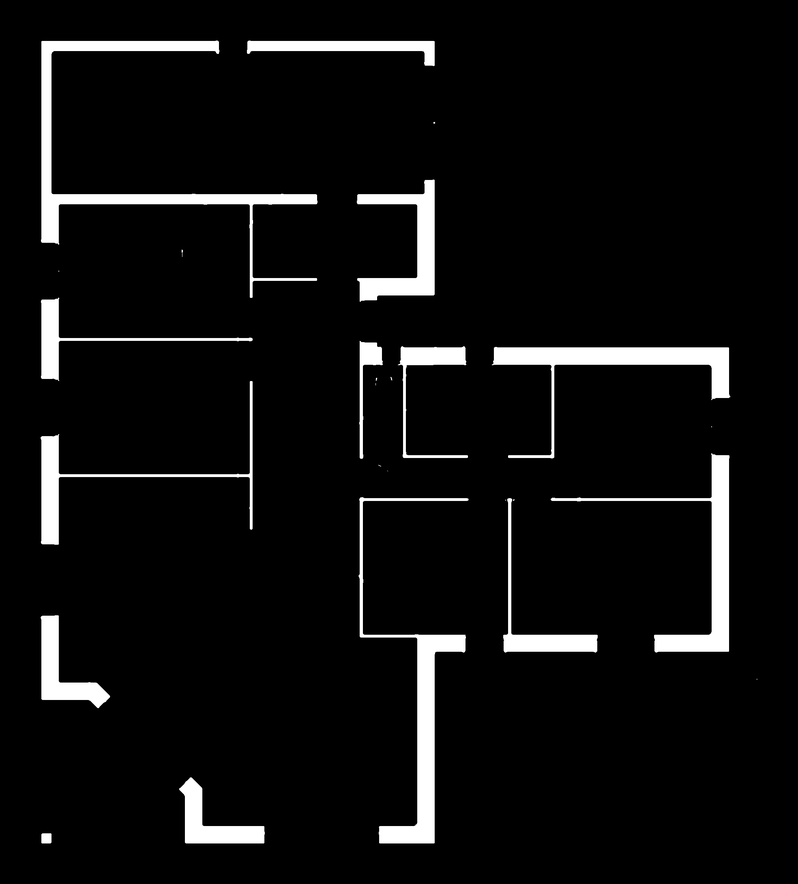
#> input picture data/PNG/crop_and_pad/IIa_AP3301.png, 798 x 884 px, shrunk from 1968 x 2181 before the run; its folder holds only this picture in this run
$ jupyter execute detect_junction.ipynb
#> lines starting #> are read from the running program, lines starting #| are printed output that depends on the picture; after the words box and inside, x2 and y2 are one past the last pixel; in counts of white or black regions, pixels touching at a corner belong together
[cell 1]
import glob

images_path = glob.glob("../data/PNG/crop_and_pad/*")

[cell 2]
import cv2
from matplotlib import pyplot as plt

img = cv2.imread(images_path[0], cv2.IMREAD_GRAYSCALE)
#> img is the input picture: shape (884, 798); min 0, max 255, mean 15.4
_, binary = cv2.threshold(img, 127, 255, cv2.THRESH_BINARY)
#> binary: shape (884, 798); 6.1% white; 20 white regions (6 under 20 px), largest, box (x1, y1, x2, y2) and area: (41, 41, 318, 298) 7178, (359, 497, 469, 843) 5827, (492, 347, 730, 458) 5215
plt.imshow(img, cmap="gray")
plt.show()

[cell 3]
import numpy as np
from itertools import combinations


def detect_junctions_lsd(binary_image, skeleton):
    # Use LSD on the skeleton (or the binary directly)
    lsd = cv2.createLineSegmentDetector(cv2.LSD_REFINE_STD)
    lines, _, _, _ = lsd.detect(skeleton)

    if lines is None:
        return []

    lines = lines.reshape(-1, 4)  # [x1, y1, x2, y2]

    # ── Filter very short segments (noise) ──
    seg_lengths = np.sqrt(
        (lines[:, 2] - lines[:, 0]) ** 2 + (lines[:, 3] - lines[:, 1]) ** 2
    )
    lines = lines[seg_lengths > 20]

    # ── Compute pairwise intersections ──
    junctions = []
    for l1, l2 in combinations(lines, 2):
        pt = line_intersection(l1, l2)
        if pt is None:
            continue
        x, y = pt

        # Keep only intersections near both segments AND on/near the wall
        if (
            point_near_segment(pt, l1, tol=15)
            and point_near_segment(pt, l2, tol=15)
            and is_on_wall(pt, binary_image, radius=5)
        ):
            junctions.append((int(x), int(y)))

    return junctions


def line_intersection(l1, l2):
    """Intersection of two line segments treated as infinite lines."""
    x1, y1, x2, y2 = l1
    x3, y3, x4, y4 = l2
    denom = (x1 - x2) * (y3 - y4) - (y1 - y2) * (x3 - x4)
    if abs(denom) < 1e-6:
        return None  # parallel
    t = ((x1 - x3) * (y3 - y4) - (y1 - y3) * (x3 - x4)) / denom
    x = x1 + t * (x2 - x1)
    y = y1 + t * (y2 - y1)
    return (x, y)


def point_near_segment(pt, seg, tol=10):
    """Distance from point to line segment ≤ tol."""
    x, y = pt
    x1, y1, x2, y2 = seg
    dx, dy = x2 - x1, y2 - y1
    if dx == 0 and dy == 0:
        return False
    t = max(0, min(1, ((x - x1) * dx + (y - y1) * dy) / (dx * dx + dy * dy)))
    proj_x, proj_y = x1 + t * dx, y1 + t * dy
    return np.hypot(x - proj_x, y - proj_y) <= tol


def is_on_wall(pt, binary, radius=5):
    """Check if intersection point is actually inside/near wall pixels."""
    x, y = int(pt[0]), int(pt[1])
    h, w = binary.shape
    if not (0 <= x < w and 0 <= y < h):
        return False
    y1, y2 = max(0, y - radius), min(h, y + radius)
    x1, x2 = max(0, x - radius), min(w, x + radius)
    return np.any(binary[y1:y2, x1:x2] > 0)


def detect_junctions_polygon(binary):
    contours, _ = cv2.findContours(binary, cv2.RETR_EXTERNAL, cv2.CHAIN_APPROX_NONE)

    junctions = []
    for cnt in contours:
        if cv2.contourArea(cnt) < 500:  # skip tiny noise
            continue

        # Adaptive epsilon based on perimeter
        epsilon = 0.005 * cv2.arcLength(cnt, closed=True)
        approx = cv2.approxPolyDP(cnt, epsilon, closed=True)

        for point in approx:
            junctions.append(tuple(point[0]))

    return junctions

[cell 4]
# ── Step 1: Crop matplotlib border/axes ──
# Find bounding box of ALL white pixels, then add margin to exclude axis ticks
coords = np.column_stack(np.where(binary > 0))
#> coords = 42774 pairs, first value 41 to 842, second value 41 to 729
y_min, x_min = coords.min(axis=0)
#> y_min = 41; x_min = 41
y_max, x_max = coords.max(axis=0)
#> y_max = 842; x_max = 729

[cell 5]
# Add small padding inward to exclude the outermost axis line
margin = -10
cropped = binary[y_min + margin : y_max - margin, x_min + margin : x_max - margin]
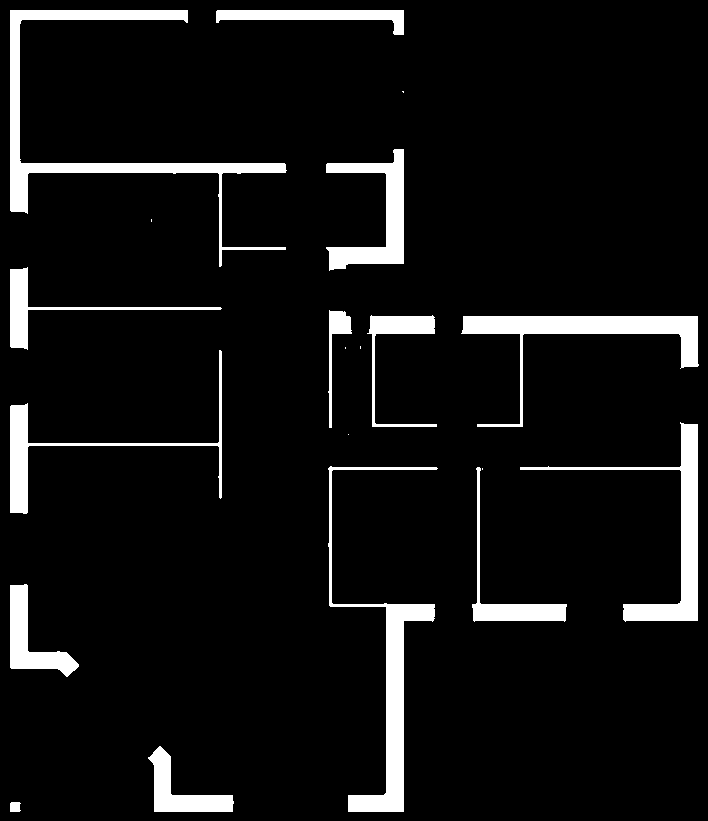
#> cropped: shape (821, 708); 7.4% white; 20 white regions (6 under 20 px), largest, box (x1, y1, x2, y2) and area: (10, 10, 287, 267) 7178, (328, 466, 438, 812) 5827, (461, 316, 699, 427) 5215

# ── Step 2: Remove small isolated noise dots ──
# Use area filtering via connected components
num_labels, labels, stats, _ = cv2.connectedComponentsWithStats(cropped, connectivity=8)
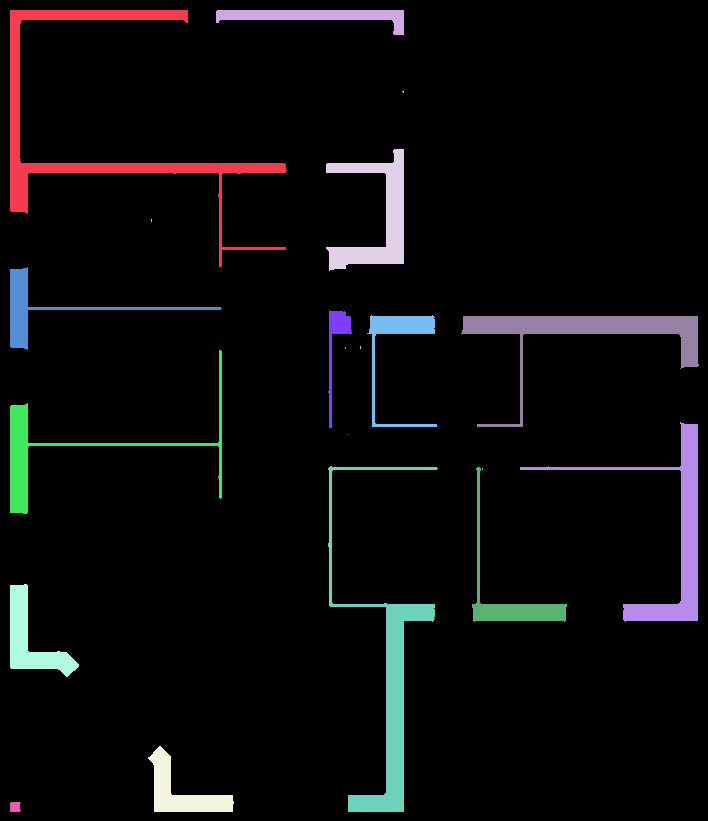
#> labels: shape (821, 708) int32; 21 distinct labels, from 0 to 20; one colour per label, 0 black
#> num_labels = 21; stats = 21 rows, first 6: [0, 0, 708, 821, 538494], [10, 10, 277, 257, 7178], [216, 10, 188, 25, 2046], [402, 91, 2, 2, 3], [326, 149, 78, 122, 3633], [151, 219, 1, 3, 3]

# Calculate median area of components (floor plan walls will be large)
areas = stats[1:, cv2.CC_STAT_AREA]  # skip background
#> areas = 20 values, max 7178 at index 0, min 1 at index 13, mean 2138.7

# Keep only components larger than threshold
# Use 1% of image area as minimum, or median-based threshold
min_area = max(100, np.median(areas) * 0.5) if len(areas) > 0 else 100
#> min_area = 1005

cleaned = np.zeros_like(cropped)
for label_id in range(1, num_labels):
    if stats[label_id, cv2.CC_STAT_AREA] >= min_area:
        cleaned[labels == label_id] = 255

plt.imshow(cleaned, cmap="gray")
plt.show()

[cell 6]
from skimage.morphology import skeletonize
from skimage import img_as_bool

# Skeletonize
skeleton = skeletonize(img_as_bool(cleaned))
#> skeleton: shape (821, 708) bool; 0.7% white in thin lines or dots
skeleton = (skeleton * 255).astype(np.uint8)
#> skeleton: shape (821, 708); 0.7% white in thin lines or dots
plt.imshow(skeleton, cmap="gray")
plt.show()

[cell 7]
from sklearn.cluster import DBSCAN


def cluster_junctions(coords, eps=10):
    if len(coords) == 0:
        return []
    clustering = DBSCAN(eps=eps, min_samples=1).fit(coords)
    junctions = []
    for label in set(clustering.labels_):
        cluster = coords[clustering.labels_ == label]
        centroid = cluster.mean(axis=0).astype(int)
        junctions.append(tuple(centroid))
    return junctions

[cell 8]
def detect_all_junctions_combined(binary, skeleton):
    sources = []

    # 1. Skeleton branch points (T/X junctions, any angle)
    skel_bin = (skeleton > 0).astype(np.uint8)
    kernel = np.ones((3, 3), np.uint8)
    kernel[1, 1] = 0
    neighbors = cv2.filter2D(skel_bin, -1, kernel)
    branch = np.column_stack(np.where((skel_bin == 1) & (neighbors >= 3)))[:, ::-1]
#> branch = 48 pairs, first value 18 to 689, second value 167 to 613
    sources.extend(branch.tolist())

    # 2. Polygon vertices from contours (corners at any angle)
    sources.extend(detect_junctions_polygon(binary))
#> in detect_junctions_polygon, `contours, _ = cv2.findContours(binary, cv2.RETR_EXTERNAL, cv2.CHAIN_AP..`: contours = 20 contours, 6 with area under 20; largest, box (x1, y1, x2, y2) and area: (41, 41, 318, 298) 6380, (359, 497, 469, 843) 5240, (492, 347, 730, 458) 4795, (551, 453, 729, 653) 4400, (357, 180, 435, 302) 3380
#> the loop in detect_junctions_polygon, `for cnt in contours:` made 20 passes
#> epsilon on passes 2, 3, 5, 6, 8, 9, 12, 13: 1.41, 1.5, 2.47, 5.92, 4.32, 4.63, 4.22, 2.38
#> after the loop in detect_junctions_polygon, `for cnt in contours:`: junctions = 130 pairs, first value 41 to 729, second value 41 to 842

    # 3. LSD intersections (catches diagonal-meets-orthogonal joins)
    sources.extend(detect_junctions_lsd(binary, skeleton))
#> in detect_junctions_lsd, `lines, _, _, _ = lsd.detect(skeleton)`: lines = 116 rows, first 6: [686.9, 322.8, 470.6, 322.8], [218.9, 169.4, 218.9, 263.1], [689.9, 608.1, 689.9, 431.9], [16.59, 416.9, 16.6, 500.6], [16.62, 276.9, 16.64, 338.1], [392.8, 611.9, 392.8, 800.6]
#> in detect_junctions_lsd, `seg_lengths = np.sqrt( (lines[:, 2] - lines[:, 0]) ** 2 + (lines[:, 3]..`: seg_lengths = 116 values, max 256.2 at index 26, min 8.78 at index 33, mean 68.06
#> in detect_junctions_lsd, `lines = lines[seg_lengths > 20]`: lines = 80 rows, first 6: [686.9, 322.8, 470.6, 322.8], [218.9, 169.4, 218.9, 263.1], [689.9, 608.1, 689.9, 431.9], [16.59, 416.9, 16.6, 500.6], [16.62, 276.9, 16.64, 338.1], [392.8, 611.9, 392.8, 800.6]
#> the loop in detect_junctions_lsd, `for l1, l2 in combinations(lines, 2):` made 3160 passes
#> l2 on passes 25 to 27: [279.4, 165.5, 23.12, 165.5], [391.9, 253.9, 336.9, 253.9], [371.6, 333.1, 371.6, 423.1]

    # Merge duplicates
    return cluster_junctions(np.array(sources), eps=15)
#> the loop in cluster_junctions, `for label in set(clustering.labels_):` made 107 passes

[cell 9]
def visualize_numbered(binary, junctions, save_path=None, visualize=True):
#> called with visualize = True
    vis = cv2.cvtColor(binary, cv2.COLOR_GRAY2BGR)

    for i, (x, y) in enumerate(junctions):
        x, y = int(x), int(y)
        cv2.circle(vis, (x, y), 10, (0, 0, 255), -1)
        cv2.putText(
            vis,
            str(i),
            (x + 15, y - 10),
            cv2.FONT_HERSHEY_SIMPLEX,
            0.7,
            (0, 255, 255),
            2,
        )
#> this loop made 107 passes
#> (x, y) on passes 1 to 8: (220, 167), (18, 171), (394, 171), (220, 248), (337, 255), (18, 308), (521, 324), (374, 337)
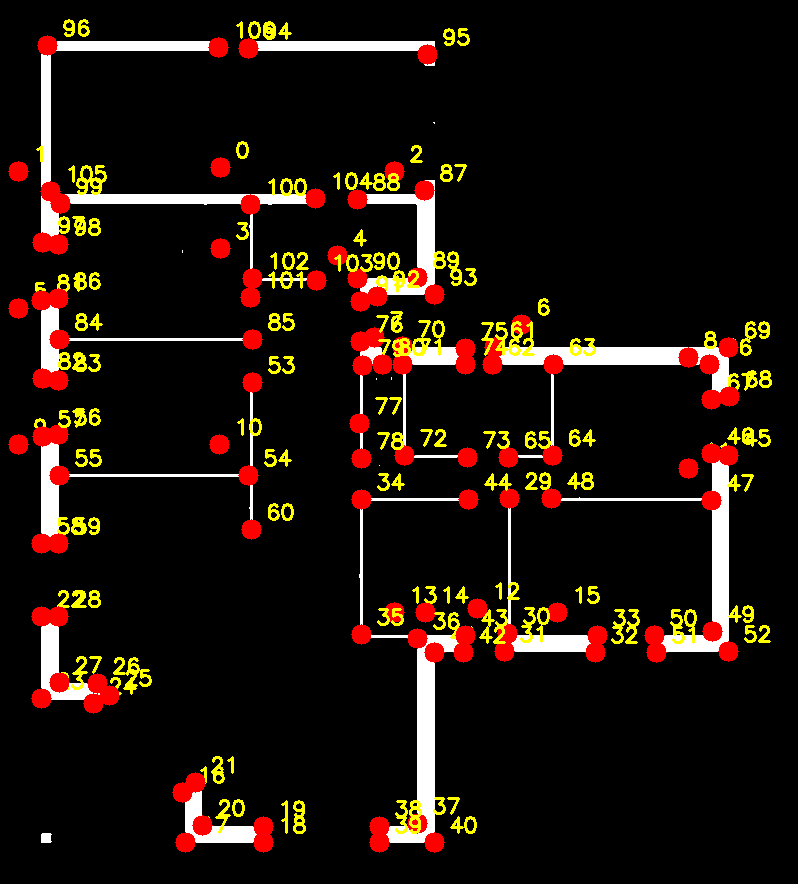
#> vis: shape (884, 798, 3); mean B, G, R 11.4, 19.3, 31

    if save_path:
        cv2.imwrite(save_path, vis)

    if visualize:
        plt.figure(figsize=(15, 10))
        plt.imshow(cv2.cvtColor(vis, cv2.COLOR_BGR2RGB))
        plt.title(f"Junctions: {len(junctions)}")
        plt.axis("off")
        plt.show()

[cell 10]
junctions = detect_all_junctions_combined(binary, skeleton)
visualize_numbered(binary, junctions)

[cell 11]
import os
from pathlib import Path

output_dir = "../data/PNG/junctions"
os.makedirs(output_dir, exist_ok=True)
for img_path in images_path:
    fname = os.path.basename(img_path)
    new_path = Path(output_dir, fname)
    img = cv2.imread(img_path, cv2.IMREAD_GRAYSCALE)
    _, binary = cv2.threshold(img, 127, 255, cv2.THRESH_BINARY)
    coords = np.column_stack(np.where(binary > 0))
    y_min, x_min = coords.min(axis=0)
    y_max, x_max = coords.max(axis=0)

    # Add small padding inward to exclude the outermost axis line
    margin = 0
    cropped = binary[y_min + margin : y_max - margin, x_min + margin : x_max - margin]
#> cropped: shape (801, 688); 7.7% white; 20 white regions (6 under 20 px), largest, box (x1, y1, x2, y2) and area: (0, 0, 277, 257) 7178, (318, 456, 428, 801) 5771, (451, 306, 688, 417) 5213

    # ── Step 2: Remove small isolated noise dots ──
    # Use area filtering via connected components
    num_labels, labels, stats, _ = cv2.connectedComponentsWithStats(
        cropped, connectivity=8
    )
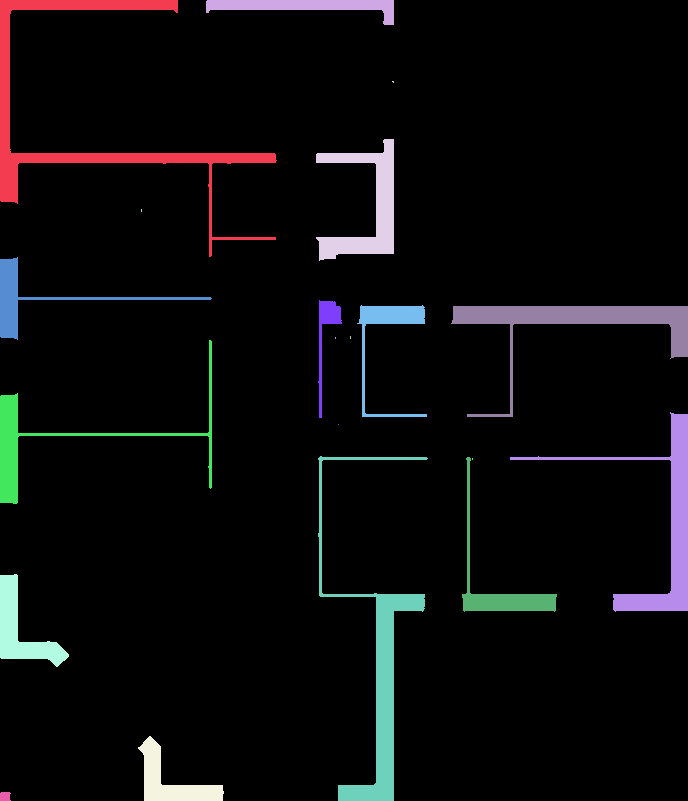
#> labels: shape (801, 688) int32; 21 distinct labels, from 0 to 20; one colour per label, 0 black

    # Calculate median area of components (floor plan walls will be large)
    areas = stats[1:, cv2.CC_STAT_AREA]  # skip background

    # Keep only components larger than threshold
    # Use 1% of image area as minimum, or median-based threshold
    min_area = max(100, np.median(areas) * 0.5) if len(areas) > 0 else 100

    cleaned = np.zeros_like(cropped)
    for label_id in range(1, num_labels):
        if stats[label_id, cv2.CC_STAT_AREA] >= min_area:
            cleaned[labels == label_id] = 255
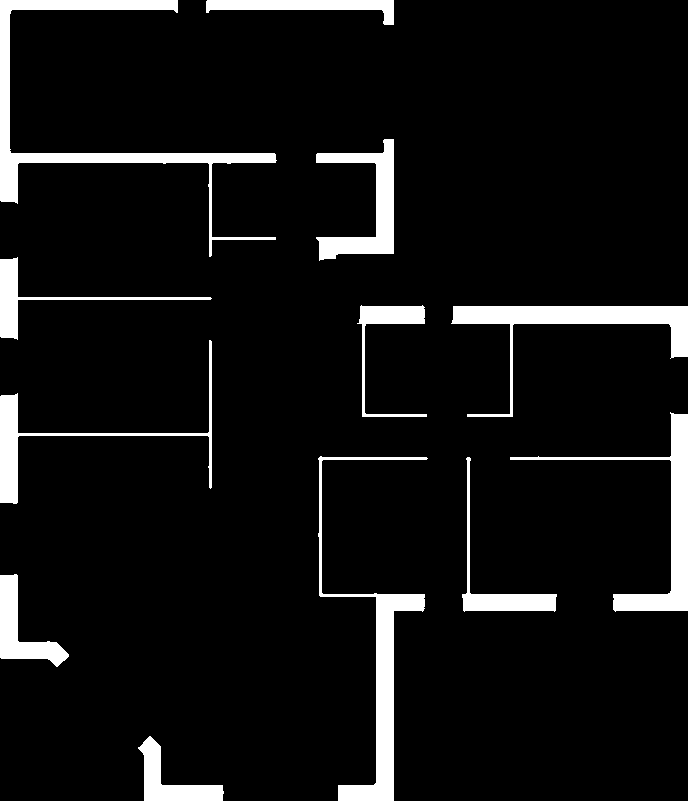
#> cleaned: shape (801, 688); 7.6% white; 12 white regions, largest, box (x1, y1, x2, y2) and area: (0, 0, 277, 257) 7178, (318, 456, 428, 801) 5771, (451, 306, 688, 417) 5213

    skeleton = skeletonize(img_as_bool(cleaned))
#> skeleton: shape (801, 688) bool; 0.74% white in thin lines or dots
    skeleton = (skeleton * 255).astype(np.uint8)
#> skeleton: shape (801, 688); 0.74% white in thin lines or dots
    junctions = detect_all_junctions_combined(binary, skeleton)
#> in detect_all_junctions_combined (call 2), `neighbors = cv2.filter2D(skel_bin, -1, kernel)`:
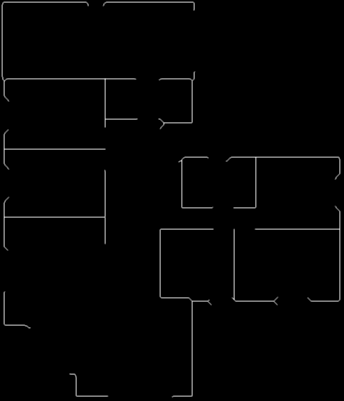
#> neighbors: shape (801, 688) (shown at 1/2 size); min 0, max 5, mean 0.0592; drawn with min black and max white
#> the loop in detect_junctions_polygon (call 2), `for cnt in contours:` made 20 passes
#> cnt on passes 4, 7, 10, 11, 16, 18: [[513, 499], [513, 500]], [[379, 465]], [[376, 378], [376, 379]], [[391, 377], [391, 378], [391, 379], [391, 378]], [[182, 250], [182, 251], [182, 252], [182, 251]], [[433, 122], [434, 123], [434, 122]]
#> the loop in detect_junctions_lsd (call 2), `for l1, l2 in combinations(lines, 2):` made 3160 passes
#> l2 on passes 1 to 3: [208.9, 159.4, 208.9, 253.1], [679.9, 598.1, 679.9, 421.9], [6.59, 406.9, 6.6, 490.6]
#> the loop in cluster_junctions (call 2), `for label in set(clustering.labels_):` made 107 passes
    visualize_numbered(binary, junctions, save_path=new_path, visualize=False)
#> call 2 of visualize_numbered, with visualize = False
#> the loop in visualize_numbered (call 2), `for i, (x, y) in enumerate(junctions):` made 107 passes
#> (x, y) on passes 1 to 8: (210, 157), (8, 161), (384, 161), (210, 238), (327, 245), (8, 298), (511, 314), (362, 321)
#> after the loop in visualize_numbered (call 2), `for i, (x, y) in enumerate(junctions):`:
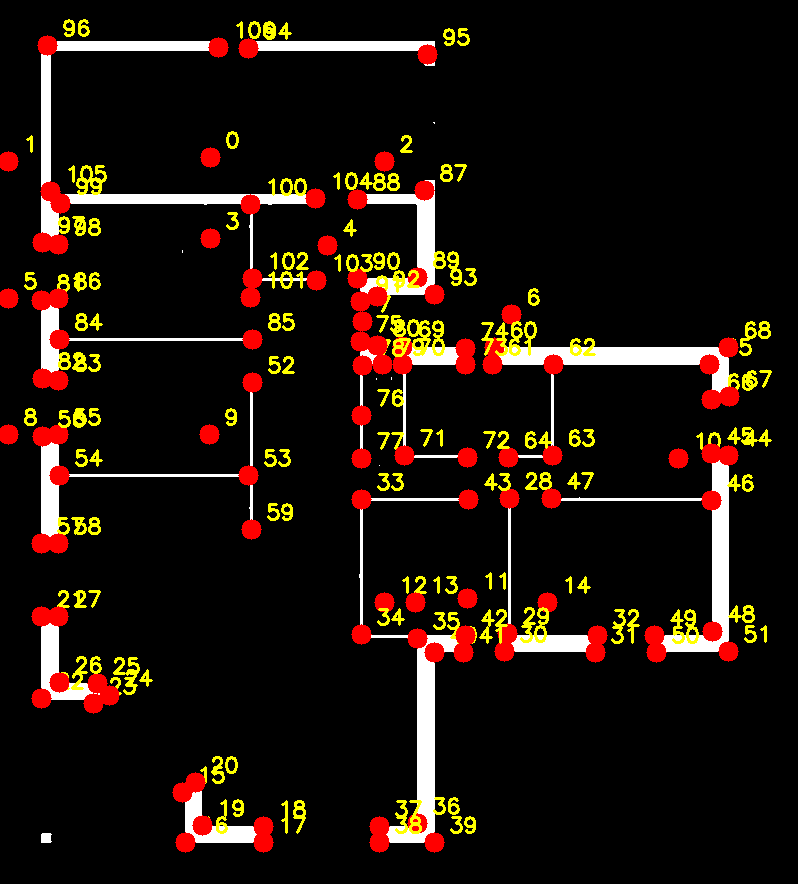
#> vis: shape (884, 798, 3); mean B, G, R 11.5, 19.4, 31.2
